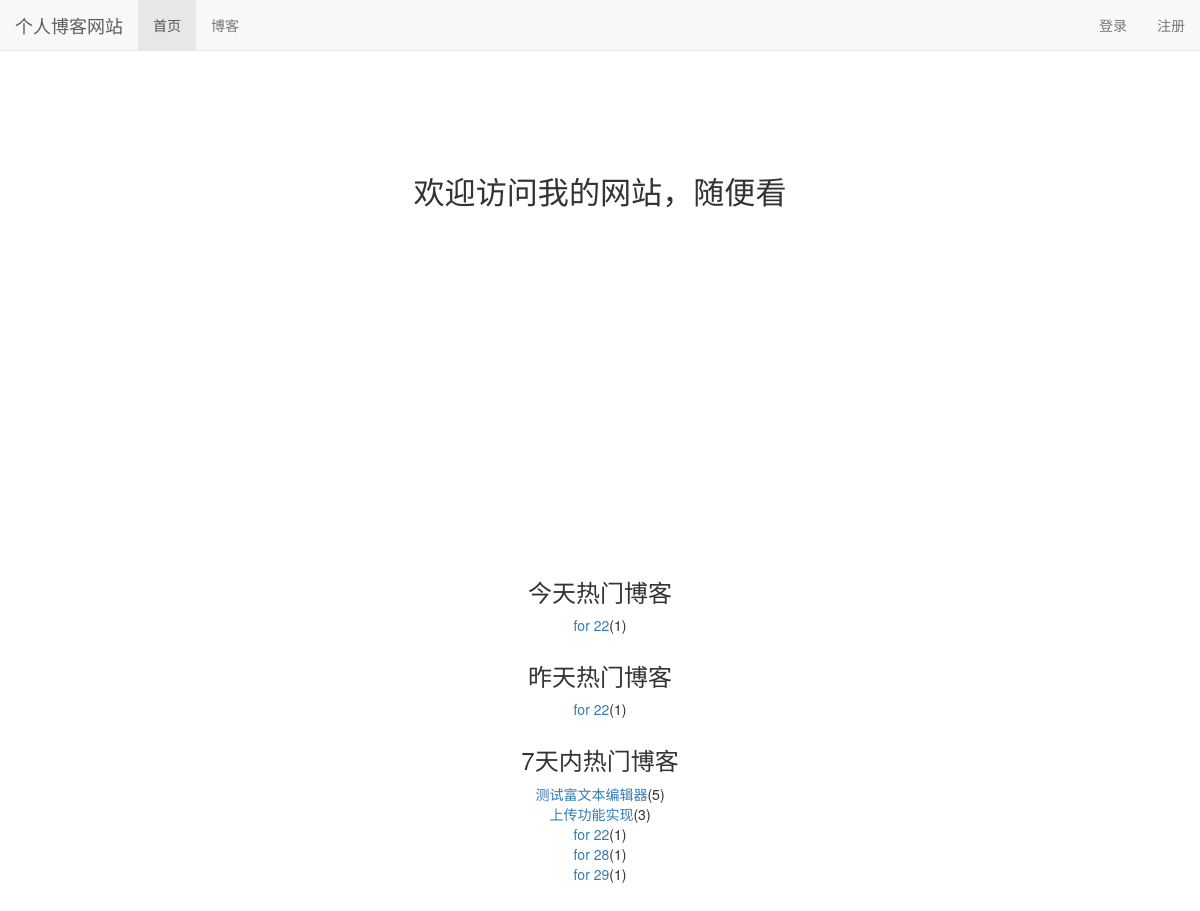
The page / on the database its author committed.
### read_account/models.py (models this page shows)
class ReadDetail(models.Model):
    date = models.DateTimeField(default=timezone.now)
    read_num = models.IntegerField(default=0)
    content_type = models.ForeignKey(ContentType, on_delete=models.DO_NOTHING)  # do_nothing删除不会影响到关联的数据表  关联对应模型
    object_id = models.PositiveIntegerField() #对应模型的主键值
    content_object = GenericForeignKey('content_type', 'object_id')  # 将上面2个字段统一起来变成通用外键

### blog/models.py (models this page shows, shortened)
class Blog(models.Model,ReadNumExpandMethod):
    title = models.CharField(max_length=50)
    blog_type = models.ForeignKey(BlogType,on_delete=models.DO_NOTHING)
    content = RichTextUploadingField()#允许上传图片的字段
    author = models.ForeignKey(User,on_delete=models.DO_NOTHING)
    read_details = GenericRelation(ReadDetail)  #关联这个模型，可以直接访问该模型中的数据
    create_time = models.DateTimeField(auto_now_add=True)
    last_updated_time = models.DateTimeField(auto_now=True)
    class Meta:
        ordering = ['-create_time']

### mysite/views.py (the view)
# urls.py: 2. Add a URL to urlpatterns:  path('', views.home, name='home')
def home(request):
    blog_content_type = ContentType.objects.get_for_model(Blog)
    read_nums ,dates= get_seven_days_read_date(blog_content_type)
    today_hot_data = get_today_hot_data(blog_content_type)
    yesterday_hot_data = get_yesterday_hot_data(blog_content_type)
    hot_blogs_for_seven_days = cache.get('hot_blogs_for_seven_days')
    if hot_blogs_for_seven_days is None:
        hot_blogs_for_seven_days = get_seven_days_hot_blog()
        cache.set('hot_blogs_for_seven_days',hot_blogs_for_seven_days,3600)
        print("计算")
    else:
        print("使用缓存")
    context={}
    context['read_nums'] = read_nums
    context['dates'] = dates
    context['today_hot_data'] = today_hot_data
    context['yesterday_hot_data'] = yesterday_hot_data
    context['hot_blogs_for_seven_days'] = hot_blogs_for_seven_days
    return render(request,'home.html',context)

### read_account/utils.py (called while the page is built)
def get_seven_days_read_date(content_type):
    today = timezone.now().date()
    dates = []
    read_nums = []
    for i in  range(6,-1,-1):
        date = today - datetime.timedelta(days=i)
        dates.append(date.strftime('%m%d')) #把时间对象变为时间字符串
        read_details = ReadDetail.objects.filter(content_type=content_type,date=date)
        result = read_details.aggregate(read_num_sum =Sum('read_num')) #返回字典，{ 'read_num_sum':sum}
        read_nums.append(result['read_num_sum'] or 0)  #如果阅读数为nono则显示0
    return read_nums,dates

def get_today_hot_data(content_type):
    today = timezone.now().date()
    read_details = ReadDetail.objects.filter(content_type=content_type,date = today).order_by('-read_num')
    return read_details[0:7]

def get_yesterday_hot_data(content_type):
    today = timezone.now().date()
    yesterday = today-datetime.timedelta(days=1)
    read_details = ReadDetail.objects.filter(content_type=content_type,date = today).order_by('-read_num')
    return read_details[0:7]

def get_seven_days_hot_blog():
    today = timezone.now().date()
    date = today -datetime.timedelta(days=7)
    blogs = Blog.objects.filter(read_details__date__lte=today,read_details__date__gte=date)\
        .values('id','title')\
        .annotate(read_num_sum=Sum('read_details__read_num'))\
        .order_by('-read_num_sum')
    return blogs[:7]

### templates/home.html (shortened to what this page needs)
{% extends 'base.html' %}
{% load staticfiles %}
{% block header_extends %}
    <link rel="stylesheet" href="{% static 'home.css' %}">
{% endblock %}
{% block nav_home_active %}
    active
{% endblock %}
{% block content %}
    <h3 class="home-content">欢迎访问我的网站，随便看</h3>
    <div id="container"></div>
    <div class="hot-data">
        <h3>今天热门博客</h3>
        <ul>
            {% for hot_today in today_hot_data %}
                <li>
                    <a href="{% url 'blog_detail' hot_today.content_object.pk %}">{{ hot_today.content_object.title }}</a>({{ hot_today.read_num }})
                </li>
            {% empty %}
                <li>今天暂无热门博客</li>
            {% endfor %}
        </ul>
    </div>
    <div class="hot-data">
        <h3>昨天热门博客</h3>
        <ul>
            {% for hot_today in yesterday_hot_data %}
                <li>
                    <a href="{% url 'blog_detail' hot_today.content_object.pk %}">{{ hot_today.content_object.title }}</a>({{ hot_today.read_num }})
                </li>
            {% empty %}
                <li>昨天暂无热门博客</li>
            {% endfor %}
        </ul>
    </div>
    <div class="hot-data">
        <h3>7天内热门博客</h3>
        <ul>
            {% for hot_blog in hot_blogs_for_seven_days %}
                <li><a href="{% url 'blog_detail' hot_blog.id %}">{{ hot_blog.title }}</a>({{ hot_blog.read_num_sum }})
                </li>
            {% empty %}
                <li>本7天内暂无热门博客</li>
            {% endfor %}
        </ul>
    </div>
{% endblock %}

### static/base.css (style rules this page uses)
* { margin: 0; padding: 0; }
body { padding-top:50px!important; }
ul li { list-style-type: none!important; }

### static/home.css (style rules this page uses)
h3.home-content { font-size: 222%; text-align: center; margin-top: 4em; margin-bottom: 2em; }
div#container { margin: 0 auto; height: 20em; min-width: 30em; max-width: 50em; }
div.hot-data { text-align: center; margin: 2em auto; }

### rows shown on the page
ReadDetail: content_object "for 22", read_num "1"
Blog: title "for 22", read_num_sum "1"

### other values the page prints
{{ hot_blog.title }} "测试富文本编辑器" "上传功能实现" "for 28" "for 29"
{{ hot_blog.read_num_sum }} "5" "3" "1" "1"
